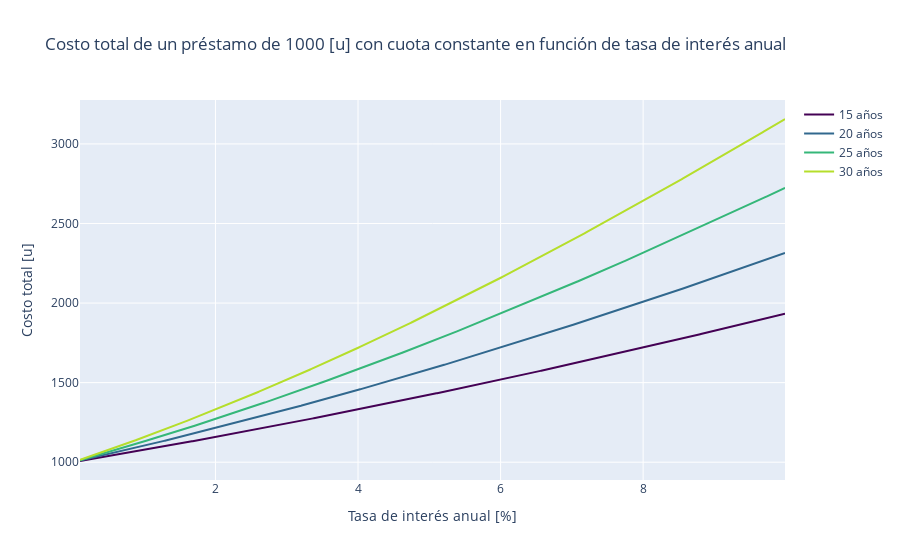

The code cell stored with this chart in its notebook:
### Code cell
# Figure total cost

fig = go.Figure()
# Add traces
for i, iter_years in enumerate(eval_years):
    fig.add_trace(go.Scatter(x=arr_rates, y=total_cost[iter_years],
                        mode='lines',
                        line=dict(color=palette[i]),
                        name=f'{iter_years} años'))
    #print(px.colors.sequential.Plasma[i])

fig.update_layout(
    title=f"Costo total de un préstamo de {principal} [u] con cuota constante en función de tasa de interés anual",
    xaxis_title="Tasa de interés anual [%]",
    yaxis_title="Costo total [u]",
)
fig.show()

#print(px.colors.sequential.)

### Figure 1 — Plotly figure (JSON) as saved in the notebook; plotly's stock layout.template omitted (floating-point values rounded to 4 significant figures; data arrays with more than 128 entries replaced by an {"elided": "..."} marker saying what was removed)
{"data": [{"line": {"color": "#440154"}, "mode": "lines", "name": "15 años", "type": "scatter", "x": {"elided": "990 float values"}, "y": {"elided": "990 float values"}}, {"line": {"color": "#31688e"}, "mode": "lines", "name": "20 años", "type": "scatter", "x": {"elided": "990 float values"}, "y": {"elided": "990 float values"}}, {"line": {"color": "#35b779"}, "mode": "lines", "name": "25 años", "type": "scatter", "x": {"elided": "990 float values"}, "y": {"elided": "990 float values"}}, {"line": {"color": "#b5de2b"}, "mode": "lines", "name": "30 años", "type": "scatter", "x": {"elided": "990 float values"}, "y": {"elided": "990 float values"}}], "layout": {"title": {"text": "Costo total de un préstamo de 1000 [u] con cuota constante en función de tasa de interés anual"}, "xaxis": {"title": {"text": "Tasa de interés anual [%]"}}, "yaxis": {"title": {"text": "Costo total [u]"}}}}
